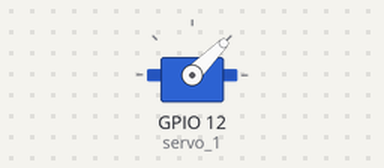
The program below on a simulated Raspberry Pi (BCM pin numbers). Shown: servo. Servo angles are drawn from the pulse width (0.5 ms = 0°, 2.5 ms = 180°).

Above: at 0.05 s.
At 3.0 s:
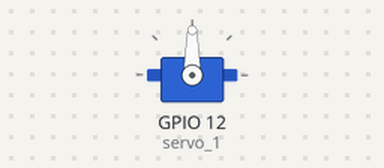
At 6.0 s:
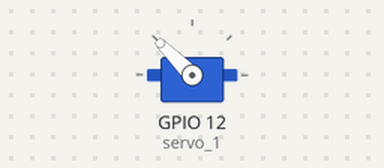
Timing chart, 0 to 7.8 s (numbered marks = the images above):
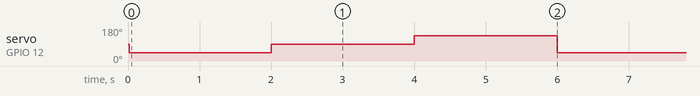

The program:

5.-servomotor.py
```python
from gpiozero import Servo #Importar librerías
from time import sleep #Importar librería de tiempo
servo_1 = Servo (12) #Se asigna pin de salida

if __name__ == "__main__":
    while True: #Ciclo while
        servo_1.min () #Movimiento mínimo
        sleep(2) #Espera
        servo_1.mid() #Movimiento medio
        sleep(2) #Espera
        servo_1.max () #Movimiento Máximo
        sleep(2) #Espera
```

Measured:
- by itself, servo on GPIO 12 (servo_1): repeats every 6.0 s: 90° 2.0 s, 135° 2.0 s, 45° 2.0 s
